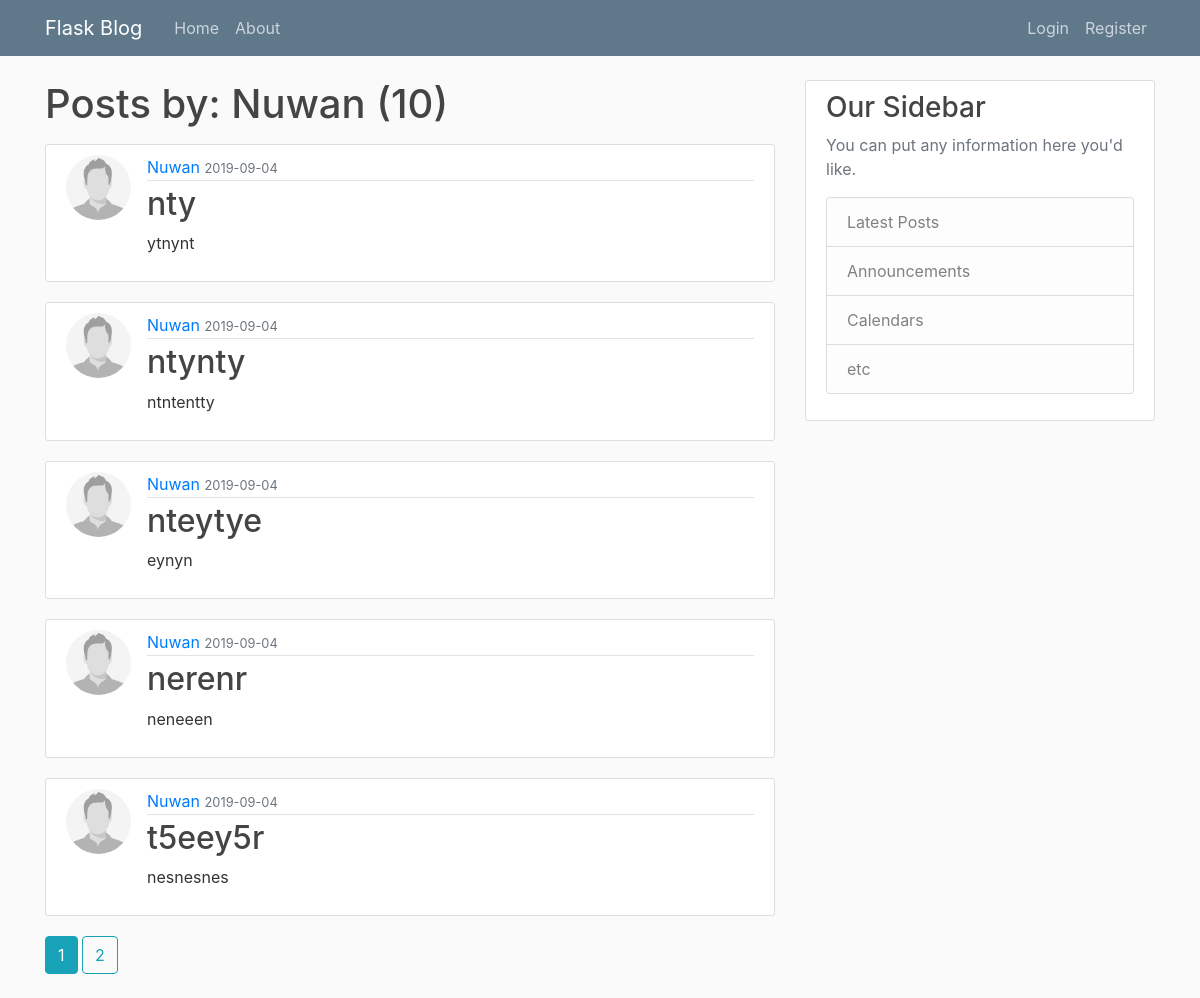
The app's page /user/Nuwan with its own data.
### app/models.py (models this page shows, shortened)
class User(db.Model, UserMixin):
    id = db.Column(db.Integer, primary_key=True)
    username = db.Column(db.String(20), unique=True, nullable=False)
    email = db.Column(db.String(120), unique=True, nullable=False)
    image_file = db.Column(db.String(20), nullable=False, default='default.jpg')
    password = db.Column(db.String(60), nullable=False)
    posts = db.relationship('Post', backref='author', lazy=True)

class Post(db.Model):
    id = db.Column(db.Integer, primary_key=True)
    title = db.Column(db.String(100), nullable=False)
    date_posted = db.Column(db.DateTime, nullable=False, default=datetime.utcnow)
    content = db.Column(db.Text, nullable=False)
    user_id = db.Column(db.Integer, db.ForeignKey('user.id'), nullable=False)

### app/routes.py (the view)
@app.route('/user/<string:username>')
def user_posts(username):
    page = request.args.get('page',1, type=int)
    user = User.query.filter_by(username=username).first_or_404()
    posts = Post.query.filter_by(author=user)\
        .order_by(Post.date_posted.desc())\
        .paginate(page=page, per_page=5)
    return render_template("user_posts.html", posts=posts, user=user)

### app/templates/user_posts.html
{% extends "layout.html" %}
{% block content %}
    <h1 class="mb-3">Posts by: {{ user.username }} ({{ posts.total }})</h1>
    {% for post in posts.items %}
        <article class="media content-section">
            <img class="rounded-circle article-img" src="{{ url_for('static', filename='images/'+ post.author.image_file)}}">
            <div class="media-body">
                <div class="article-metadata">
                    <a claa="mr-2" href="{{ url_for('user_posts', username=post.author.username) }}">{{ post.author.username }}</a>
                    <small class="text-muted">{{ post.date_posted.strftime('%Y-%m-%d') }}</small>
                </div>
                <h2><a class="article-title" href="{{ url_for('post',post_id=post.id)}}">{{ post.title }}</a></h2>
                <p class="article-content">{{ post.content }}</p>
            </div>
        </article>
    {% endfor %}
    {% for page_num in posts.iter_pages(left_edge=1, right_edge=1, left_current=1, right_current=2) %}
        {% if page_num %}
            {% if posts.page == page_num %}
            <a class="btn btn-info mb-4" href="{{ url_for('user_posts', username=user.username, page=page_num) }}">{{  page_num  }}</a>
            {% else %}
            <a class="btn btn-outline-info mb-4" href="{{ url_for('user_posts', username=user.username, page=page_num) }}">{{  page_num  }}</a>
            {% endif %}
        {% else %}
            ...
        {% endif %}
    {% endfor %}
{% endblock content %}

### app/static/main.css (style rules this page uses)
body { background: #fafafa; color: #333333; margin-top: 5rem; }
h1, h2, h3, h4, h5, h6 { color: #444444; }
.content-section { background: #ffffff; padding: 10px 20px; border: 1px solid #dddddd; border-radius: 3px; margin-bottom: 20px; }
.article-title { color: #444444; }
.article-content { white-space: pre-line; }
.article-img { height: 65px; width: 65px; margin-right: 16px; }
.article-metadata { padding-bottom: 1px; margin-bottom: 4px; border-bottom: 1px solid #e3e3e3 }

### records on screen
User: username "Nuwan"
Post: image_file (placeholder picture), author.username "Nuwan", date_posted "2019-09-04", title "nty", content "ytnynt"
Post: image_file (placeholder picture), author.username "Nuwan", date_posted "2019-09-04", title "ntynty", content "ntntentty"
Post: image_file (placeholder picture), author.username "Nuwan", date_posted "2019-09-04", title "nteytye", content "eynyn"
Post: image_file (placeholder picture), author.username "Nuwan", date_posted "2019-09-04", title "nerenr", content "neneeen"
Post: image_file (placeholder picture), author.username "Nuwan", date_posted "2019-09-04", title "t5eey5r", content "nesnesnes"

### other values on screen
{{ posts.total }} "10"
{{ page_num }} "1"
{{ page_num }} "2"
